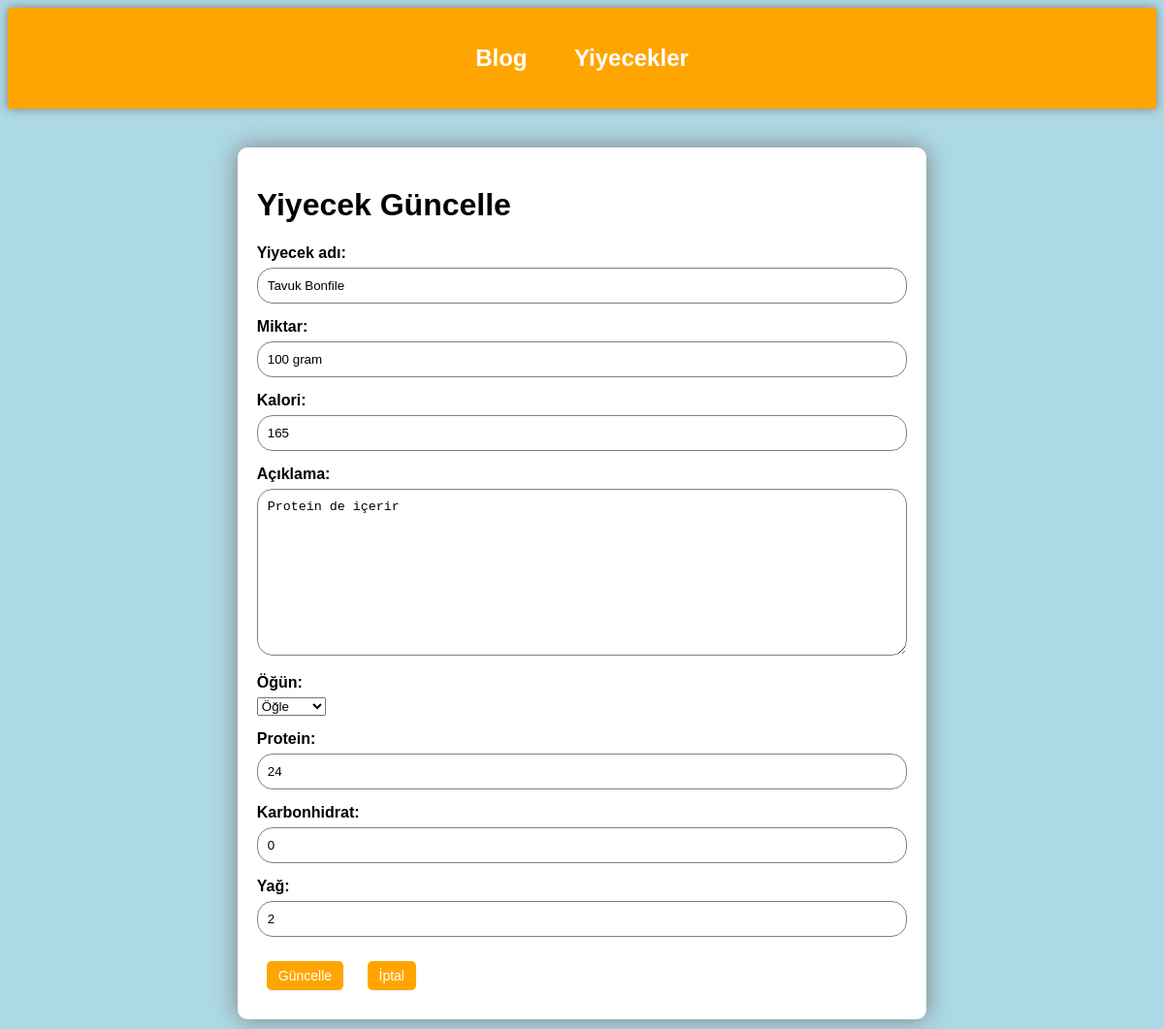
The page /meals/update/1/ on the database its author committed.
### meal/models.py (models this page shows, shortened)
class Meal(models.Model):
    OGUN_SECENEKLERI = [
        ("kahvalti", "Kahvaltı"),
        ("ogle", "Öğle"),
        ("aksam", "Akşam"),
    ]
    ad = models.CharField(max_length=100)
    kalori = models.IntegerField()
    miktar = models.CharField(max_length=100)
    aciklama = models.TextField()
    ogun = models.CharField(max_length=20, choices=OGUN_SECENEKLERI)
    created_at = models.DateTimeField(auto_now_add=True)
    protein = models.IntegerField(default=0)
    karbonhidrat = models.IntegerField(default=0)
    yag = models.IntegerField(default=0)

### meal/views.py (the view)
# urls.py: path("update/<int:id>/", views.meal_update, name="meal_update"),
def meal_update(request, id):
    meal = get_object_or_404(Meal, id = id)
    form = MealForm(request.POST or None, instance=meal)
    if form.is_valid():
        form.save()
        messages.success(request, f"{meal.ad} İsimli bilgi başarıyla güncellendi.")
        return redirect("meal_list")
    return render(request, "meal_update.html", {
        "form": form,
        "meal": meal,})

### meal/templates/meal_update.html (shortened to what this page needs)
{% extends "base.html" %}
{% block content %}
<div class="form-card">
    <h1>Yiyecek Güncelle</h1>
    <form method="POST" novalidate>
        {% include "meal_form.html" %}
        <button type="submit" class="form-button">Güncelle</button>
        <a href="{% url 'meal_detail' meal.id %}" class="form-button">İptal</a>
    </form>
</div>
{% endblock %}

### meal/templates/meal_form.html (shortened to what this page needs)
<div class="form-group">
    {{ form.ad.label_tag }}
    {{ form.ad }}
</div>
<div class="form-group">
    {{ form.miktar.label_tag }}
    {{ form.miktar }}
</div>
<div class="form-group">
    {{ form.kalori.label_tag }}
    {{ form.kalori }}
</div>
<div class="form-group">
    {{ form.aciklama.label_tag }}
    {{ form.aciklama }}
</div>
<div class="form-group">
    {{ form.ogun.label_tag }}
    {{ form.ogun }}
</div>
<div class="form-group">
    {{ form.protein.label_tag }}
    {{ form.protein }}
</div>
<div class="form-group">
    {{ form.karbonhidrat.label_tag }}
    {{ form.karbonhidrat }}
</div>
<div class="form-group">
    {{ form.yag.label_tag }}
    {{ form.yag }}
</div>

### static/style.css (style rules this page uses)
body { font-family: Arial; background-color: lightblue; }
a, button { text-decoration: none; }
.form-card { background: white; padding: 20px; border-radius: 10px; margin: 0 0 10px 0; box-shadow: 0px 0px 25px gray; }
.form-group { margin-bottom: 15px; margin-top: 15px; }
.form-input, .form-textarea { width: 100%; padding: 10px; border: 1px solid gray; border-radius: 16px; box-sizing: border-box; }
.form-textarea { min-height: 120px; resize: vertical; }
.form-button, .form-button2 { display: inline-block; background: orange; color: white; padding: 8px 12px; border-radius: 5px; margin: 10px; border: none; cursor: pointer; transition: 0.5s; font-size: 14px; font-weight: normal; line-height: 1; font-family: Arial; }
.form-group label { display: block; margin-bottom: 6px; font-weight: bold; }

### rows shown on the page
Meal: ad "Tavuk Bonfile", miktar "100 gram", kalori "165", aciklama "Protein de içerir", ogun "Öğle", protein "24", karbonhidrat "0", yag "2"
